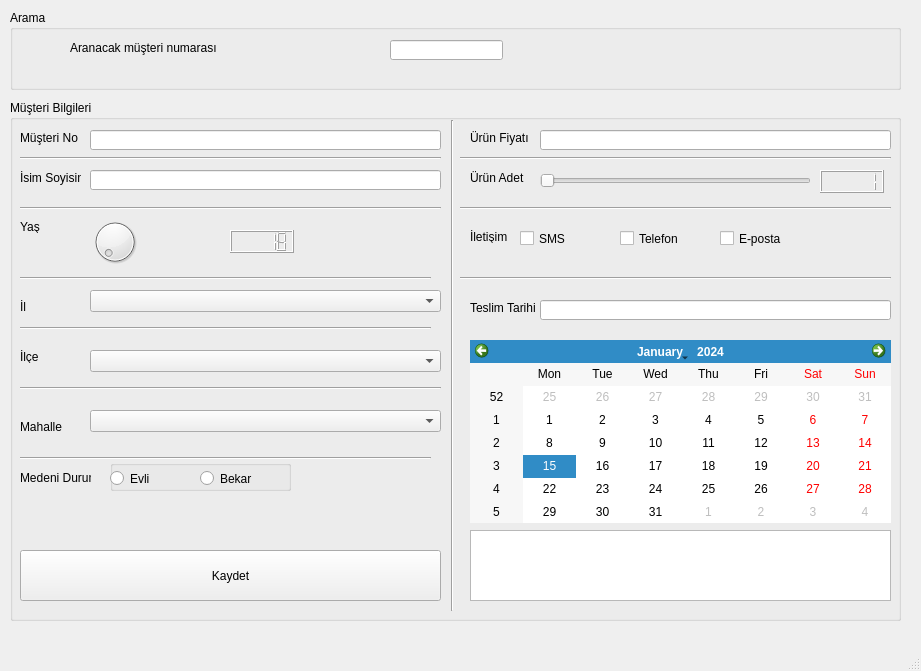
<?xml version="1.0" encoding="UTF-8"?>
<ui version="4.0">
 <class>MainWindow</class>
 <widget class="QMainWindow" name="MainWindow">
  <property name="geometry">
   <rect>
    <x>0</x>
    <y>0</y>
    <width>921</width>
    <height>671</height>
   </rect>
  </property>
  <property name="windowTitle">
   <string>PyQt Challange</string>
  </property>
  <widget class="QWidget" name="centralwidget">
   <widget class="QGroupBox" name="groupBox">
    <property name="geometry">
     <rect>
      <x>10</x>
      <y>10</y>
      <width>891</width>
      <height>80</height>
     </rect>
    </property>
    <property name="title">
     <string>Arama</string>
    </property>
    <widget class="QLineEdit" name="lineEdit_musteriNo">
     <property name="geometry">
      <rect>
       <x>380</x>
       <y>30</y>
       <width>113</width>
       <height>20</height>
      </rect>
     </property>
     <property name="echoMode">
      <enum>QLineEdit::Password</enum>
     </property>
    </widget>
    <widget class="QLabel" name="label">
     <property name="geometry">
      <rect>
       <x>60</x>
       <y>30</y>
       <width>191</width>
       <height>16</height>
      </rect>
     </property>
     <property name="text">
      <string>Aranacak müşteri numarası</string>
     </property>
    </widget>
   </widget>
   <widget class="QGroupBox" name="groupBox_2">
    <property name="geometry">
     <rect>
      <x>10</x>
      <y>100</y>
      <width>891</width>
      <height>521</height>
     </rect>
    </property>
    <property name="title">
     <string>Müşteri Bilgileri</string>
    </property>
    <widget class="QLabel" name="label_2">
     <property name="geometry">
      <rect>
       <x>10</x>
       <y>30</y>
       <width>61</width>
       <height>16</height>
      </rect>
     </property>
     <property name="text">
      <string>Müşteri No</string>
     </property>
    </widget>
    <widget class="QLineEdit" name="lineEdit_musteriNoBilgi">
     <property name="geometry">
      <rect>
       <x>80</x>
       <y>30</y>
       <width>351</width>
       <height>20</height>
      </rect>
     </property>
     <property name="echoMode">
      <enum>QLineEdit::Password</enum>
     </property>
    </widget>
    <widget class="QLabel" name="label_3">
     <property name="geometry">
      <rect>
       <x>10</x>
       <y>70</y>
       <width>61</width>
       <height>16</height>
      </rect>
     </property>
     <property name="text">
      <string>İsim Soyisim</string>
     </property>
    </widget>
    <widget class="QLineEdit" name="lineEdit_isimSoyisim">
     <property name="geometry">
      <rect>
       <x>80</x>
       <y>70</y>
       <width>351</width>
       <height>20</height>
      </rect>
     </property>
    </widget>
    <widget class="QLabel" name="label_6">
     <property name="geometry">
      <rect>
       <x>10</x>
       <y>120</y>
       <width>47</width>
       <height>13</height>
      </rect>
     </property>
     <property name="text">
      <string>Yaş</string>
     </property>
    </widget>
    <widget class="QLabel" name="label_7">
     <property name="geometry">
      <rect>
       <x>10</x>
       <y>200</y>
       <width>47</width>
       <height>13</height>
      </rect>
     </property>
     <property name="text">
      <string>İl</string>
     </property>
    </widget>
    <widget class="QLabel" name="label_8">
     <property name="geometry">
      <rect>
       <x>10</x>
       <y>250</y>
       <width>47</width>
       <height>13</height>
      </rect>
     </property>
     <property name="text">
      <string>İlçe</string>
     </property>
    </widget>
    <widget class="QLabel" name="label_9">
     <property name="geometry">
      <rect>
       <x>10</x>
       <y>320</y>
       <width>47</width>
       <height>13</height>
      </rect>
     </property>
     <property name="text">
      <string>Mahalle</string>
     </property>
    </widget>
    <widget class="Line" name="line">
     <property name="geometry">
      <rect>
       <x>10</x>
       <y>50</y>
       <width>421</width>
       <height>16</height>
      </rect>
     </property>
     <property name="orientation">
      <enum>Qt::Horizontal</enum>
     </property>
    </widget>
    <widget class="Line" name="line_2">
     <property name="geometry">
      <rect>
       <x>10</x>
       <y>100</y>
       <width>421</width>
       <height>16</height>
      </rect>
     </property>
     <property name="orientation">
      <enum>Qt::Horizontal</enum>
     </property>
    </widget>
    <widget class="Line" name="line_3">
     <property name="geometry">
      <rect>
       <x>10</x>
       <y>170</y>
       <width>411</width>
       <height>16</height>
      </rect>
     </property>
     <property name="orientation">
      <enum>Qt::Horizontal</enum>
     </property>
    </widget>
    <widget class="Line" name="line_4">
     <property name="geometry">
      <rect>
       <x>10</x>
       <y>220</y>
       <width>411</width>
       <height>16</height>
      </rect>
     </property>
     <property name="orientation">
      <enum>Qt::Horizontal</enum>
     </property>
    </widget>
    <widget class="Line" name="line_5">
     <property name="geometry">
      <rect>
       <x>10</x>
       <y>280</y>
       <width>421</width>
       <height>16</height>
      </rect>
     </property>
     <property name="orientation">
      <enum>Qt::Horizontal</enum>
     </property>
    </widget>
    <widget class="Line" name="line_6">
     <property name="geometry">
      <rect>
       <x>10</x>
       <y>350</y>
       <width>411</width>
       <height>16</height>
      </rect>
     </property>
     <property name="orientation">
      <enum>Qt::Horizontal</enum>
     </property>
    </widget>
    <widget class="QLabel" name="label_10">
     <property name="geometry">
      <rect>
       <x>10</x>
       <y>370</y>
       <width>71</width>
       <height>16</height>
      </rect>
     </property>
     <property name="text">
      <string>Medeni Durum</string>
     </property>
    </widget>
    <widget class="QGroupBox" name="groupBox_3">
     <property name="geometry">
      <rect>
       <x>100</x>
       <y>360</y>
       <width>181</width>
       <height>31</height>
      </rect>
     </property>
     <property name="title">
      <string/>
     </property>
     <widget class="QRadioButton" name="radioButton_evli">
      <property name="geometry">
       <rect>
        <x>0</x>
        <y>10</y>
        <width>82</width>
        <height>17</height>
       </rect>
      </property>
      <property name="text">
       <string>Evli</string>
      </property>
     </widget>
     <widget class="QRadioButton" name="radioButton_bekar">
      <property name="geometry">
       <rect>
        <x>90</x>
        <y>10</y>
        <width>82</width>
        <height>17</height>
       </rect>
      </property>
      <property name="text">
       <string>Bekar</string>
      </property>
     </widget>
    </widget>
    <widget class="QPushButton" name="pushButton_kaydet">
     <property name="geometry">
      <rect>
       <x>10</x>
       <y>450</y>
       <width>421</width>
       <height>51</height>
      </rect>
     </property>
     <property name="text">
      <string>Kaydet</string>
     </property>
    </widget>
    <widget class="Line" name="line_7">
     <property name="geometry">
      <rect>
       <x>432</x>
       <y>20</y>
       <width>21</width>
       <height>491</height>
      </rect>
     </property>
     <property name="orientation">
      <enum>Qt::Vertical</enum>
     </property>
    </widget>
    <widget class="QDial" name="dial_yas">
     <property name="geometry">
      <rect>
       <x>80</x>
       <y>110</y>
       <width>50</width>
       <height>64</height>
      </rect>
     </property>
     <property name="minimum">
      <number>18</number>
     </property>
    </widget>
    <widget class="QLCDNumber" name="lcdNumber_yas">
     <property name="geometry">
      <rect>
       <x>220</x>
       <y>130</y>
       <width>64</width>
       <height>23</height>
      </rect>
     </property>
     <property name="intValue" stdset="0">
      <number>18</number>
     </property>
    </widget>
    <widget class="QLabel" name="label_11">
     <property name="geometry">
      <rect>
       <x>460</x>
       <y>30</y>
       <width>61</width>
       <height>16</height>
      </rect>
     </property>
     <property name="text">
      <string>Ürün Fiyatı</string>
     </property>
    </widget>
    <widget class="QLineEdit" name="lineEdit_urunFiyati">
     <property name="geometry">
      <rect>
       <x>530</x>
       <y>30</y>
       <width>351</width>
       <height>20</height>
      </rect>
     </property>
    </widget>
    <widget class="QLabel" name="label_12">
     <property name="geometry">
      <rect>
       <x>460</x>
       <y>70</y>
       <width>61</width>
       <height>16</height>
      </rect>
     </property>
     <property name="text">
      <string>Ürün Adet</string>
     </property>
    </widget>
    <widget class="QSlider" name="horizontalSlider_urunAdet">
     <property name="geometry">
      <rect>
       <x>530</x>
       <y>70</y>
       <width>271</width>
       <height>22</height>
      </rect>
     </property>
     <property name="minimum">
      <number>1</number>
     </property>
     <property name="orientation">
      <enum>Qt::Horizontal</enum>
     </property>
    </widget>
    <widget class="Line" name="line_8">
     <property name="geometry">
      <rect>
       <x>450</x>
       <y>50</y>
       <width>431</width>
       <height>16</height>
      </rect>
     </property>
     <property name="orientation">
      <enum>Qt::Horizontal</enum>
     </property>
    </widget>
    <widget class="QLCDNumber" name="lcdNumber_urunAdet">
     <property name="geometry">
      <rect>
       <x>810</x>
       <y>70</y>
       <width>64</width>
       <height>23</height>
      </rect>
     </property>
     <property name="intValue" stdset="0">
      <number>1</number>
     </property>
    </widget>
    <widget class="QLabel" name="label_13">
     <property name="geometry">
      <rect>
       <x>460</x>
       <y>130</y>
       <width>47</width>
       <height>13</height>
      </rect>
     </property>
     <property name="text">
      <string>İletişim</string>
     </property>
    </widget>
    <widget class="Line" name="line_9">
     <property name="geometry">
      <rect>
       <x>450</x>
       <y>100</y>
       <width>431</width>
       <height>16</height>
      </rect>
     </property>
     <property name="orientation">
      <enum>Qt::Horizontal</enum>
     </property>
    </widget>
    <widget class="QCheckBox" name="checkBox_sms">
     <property name="geometry">
      <rect>
       <x>510</x>
       <y>130</y>
       <width>70</width>
       <height>17</height>
      </rect>
     </property>
     <property name="text">
      <string>SMS</string>
     </property>
    </widget>
    <widget class="QCheckBox" name="checkBox_eposta">
     <property name="geometry">
      <rect>
       <x>710</x>
       <y>130</y>
       <width>70</width>
       <height>17</height>
      </rect>
     </property>
     <property name="text">
      <string>E-posta</string>
     </property>
    </widget>
    <widget class="QCheckBox" name="checkBox_telefon">
     <property name="geometry">
      <rect>
       <x>610</x>
       <y>130</y>
       <width>70</width>
       <height>17</height>
      </rect>
     </property>
     <property name="text">
      <string>Telefon</string>
     </property>
    </widget>
    <widget class="Line" name="line_10">
     <property name="geometry">
      <rect>
       <x>450</x>
       <y>170</y>
       <width>431</width>
       <height>16</height>
      </rect>
     </property>
     <property name="orientation">
      <enum>Qt::Horizontal</enum>
     </property>
    </widget>
    <widget class="QLineEdit" name="lineEdit_teslimTarihi">
     <property name="geometry">
      <rect>
       <x>530</x>
       <y>200</y>
       <width>351</width>
       <height>20</height>
      </rect>
     </property>
     <property name="readOnly">
      <bool>true</bool>
     </property>
    </widget>
    <widget class="QLabel" name="label_14">
     <property name="geometry">
      <rect>
       <x>460</x>
       <y>200</y>
       <width>71</width>
       <height>16</height>
      </rect>
     </property>
     <property name="text">
      <string>Teslim Tarihi</string>
     </property>
    </widget>
    <widget class="QCalendarWidget" name="calendarWidget_teslimTarihi">
     <property name="geometry">
      <rect>
       <x>460</x>
       <y>240</y>
       <width>421</width>
       <height>183</height>
      </rect>
     </property>
    </widget>
    <widget class="QTextEdit" name="textEdit_tumBilgi">
     <property name="geometry">
      <rect>
       <x>460</x>
       <y>430</y>
       <width>421</width>
       <height>71</height>
      </rect>
     </property>
     <property name="readOnly">
      <bool>true</bool>
     </property>
    </widget>
    <widget class="QComboBox" name="comboBox_il">
     <property name="geometry">
      <rect>
       <x>80</x>
       <y>190</y>
       <width>351</width>
       <height>22</height>
      </rect>
     </property>
    </widget>
    <widget class="QComboBox" name="comboBox_ilce">
     <property name="geometry">
      <rect>
       <x>80</x>
       <y>250</y>
       <width>351</width>
       <height>22</height>
      </rect>
     </property>
    </widget>
    <widget class="QComboBox" name="comboBox_mahalle">
     <property name="geometry">
      <rect>
       <x>80</x>
       <y>310</y>
       <width>351</width>
       <height>22</height>
      </rect>
     </property>
    </widget>
   </widget>
  </widget>
  <widget class="QMenuBar" name="menubar">
   <property name="geometry">
    <rect>
     <x>0</x>
     <y>0</y>
     <width>921</width>
     <height>21</height>
    </rect>
   </property>
  </widget>
  <widget class="QStatusBar" name="statusbar"/>
 </widget>
 <resources/>
 <connections>
  <connection>
   <sender>dial_yas</sender>
   <signal>sliderMoved(int)</signal>
   <receiver>lcdNumber_yas</receiver>
   <slot>display(int)</slot>
   <hints>
    <hint type="sourcelabel">
     <x>114</x>
     <y>262</y>
    </hint>
    <hint type="destinationlabel">
     <x>261</x>
     <y>262</y>
    </hint>
   </hints>
  </connection>
  <connection>
   <sender>horizontalSlider_urunAdet</sender>
   <signal>sliderMoved(int)</signal>
   <receiver>lcdNumber_urunAdet</receiver>
   <slot>display(int)</slot>
   <hints>
    <hint type="sourcelabel">
     <x>675</x>
     <y>201</y>
    </hint>
    <hint type="destinationlabel">
     <x>851</x>
     <y>202</y>
    </hint>
   </hints>
  </connection>
 </connections>
</ui>
